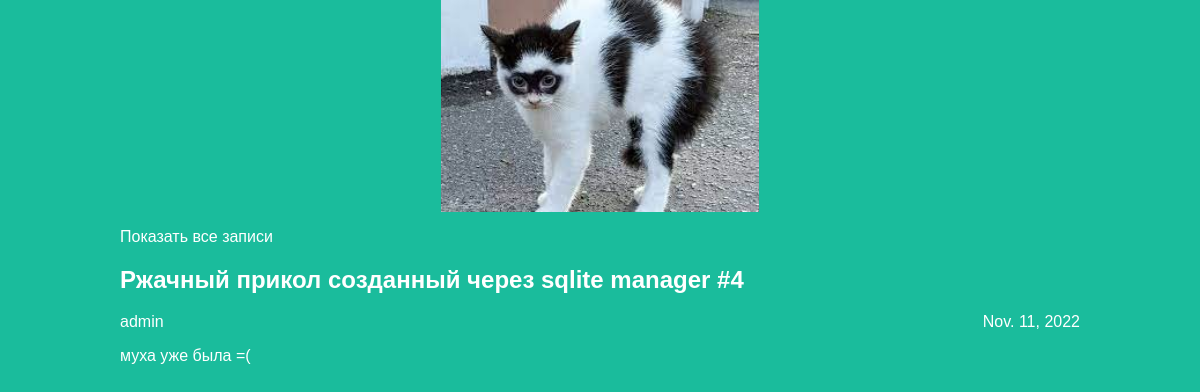
Screenshot of /articles/article/5 with the database file from the repository.
### articles/models.py (models this page shows, shortened)
class Article(models.Model):
    title = models.CharField(max_length=200)
    author = models.ForeignKey(User, on_delete=models.CASCADE)
    text = models.TextField()
    created_date = models.DateField(auto_now_add=True)

### articles/views.py (the view)
# urls.py: path('articles/article/<int:article_id>', views.get_article, name='get_article'),
def get_article(request, article_id):
    try:
        post = Article.objects.get(id=article_id)
        return render(request, 'article.html', {"post": post})
    except Article.DoesNotExist:
        raise Http404

### articles/templates/article.html (shortened to what this page needs)
<!DOCTYPE html>
<html lang="en">
  <head>
    <link rel="stylesheet" href="../../static/img/style.css" />
  </head>
  <body class="article">
    <div class="header">
      <img src="../../static/img/logo.jpg" />
    </div>
    <div>
      {% if post == post %}
      <div class="one-post">
        <p><a href="http://127.0.0.1:8000/articles">Показать все записи</a></p>
        <h2 class="post-title">{{ post.title }}</h2>
        <div class="article-info">
          <div class="article-author">{{ post.author.username }}</div>
          <div class="article-created- date">{{ post.created_date }}</div>
        </div>
        <p class="article-text">{{ post.text }}</p>
      </div>
      {% endif %}
    </div>
  </body>
</html>

### articles/static/img/style.css (style rules this page uses)
body { width: 100%; margin: 0 auto; background: #1abc9c; font-family: Tahoma, Arial, sans-serif; color: #ffffff; }
.header img { display: block; width: 318px; margin: 0 auto; }
.article { width: 960px; margin: 0 auto; }
a { color: #ffffff; text-decoration: none; }
.article-info { display: flex; justify-content: space-between; }
.article-author { text-align: left; }

### rows the page displays
Article: title "Ржачный прикол созданный через sqlite manager #4", author.username "admin", created_date "Nov. 11, 2022", text "муха уже была =("
